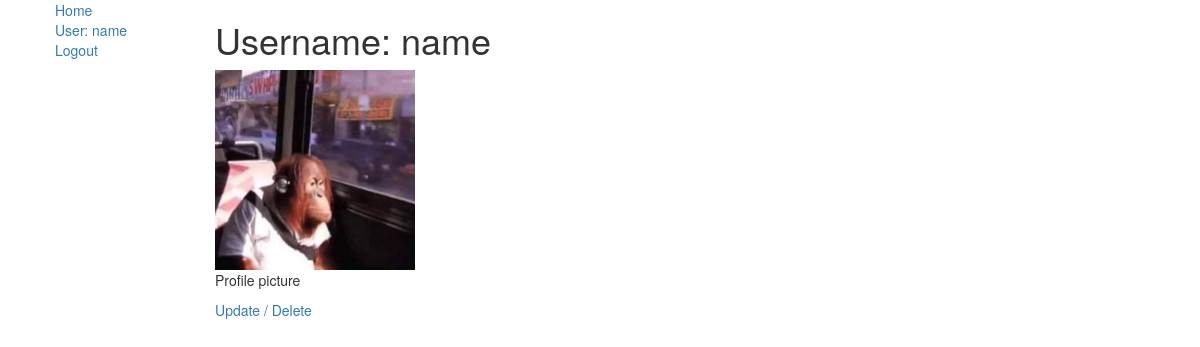
The app's page /polls/user/6/ (signed in) with its own data.
### polls/models.py (models this page shows)
class AdvUser(AbstractUser):
    avatar = models.ImageField(upload_to='polls/media/avatars', blank=False)

### polls/views.py (the view)
# urls.py: path('user/<int:pk>/', views.UserDetailView.as_view(), name='profile'),
class UserDetailView(LoginRequiredMixin, generic.DetailView):
    model = AdvUser
    template_name = 'polls/profile.html'

### polls/templates/polls/profile.html
{% extends "polls/base_generic.html" %}
{% block content %}
    <h1>Username: {{ advuser.username }}</h1>
    {%if advuser.avatar%}
    <img style="width: 200px" src="/polls{{ advuser.avatar.url }}" alt="profile picture">
    {%endif%}
    <p>Profile picture</p>
    {% if advuser == request.user %}
        <a href="./update">Update /</a>
        <a href="./delete">Delete</a>
    {% endif %}
{% endblock %}

### polls/templates/polls/base_generic.html (shortened to what this page needs)
<!DOCTYPE html>
<html lang="en">
<head>
    <link rel="stylesheet" href="https://maxcdn.bootstrapcdn.com/bootstrap/3.3.7/css/bootstrap.min.css">
</head>
<body>
<div class="container-fluid">
    <div class="row">
        <div class="col-sm-2">
            {% block sidebar %}
            <ul class="sidebar-nav">
                <li style="list-style-type: none;"><a href="{% url 'polls:index' %}">Home</a></li>
                {% if user.is_authenticated %}
                <li style="list-style-type: none;"><a href="{% url 'polls:profile' request.user.id %}">User: {{ user.get_username }}</a></li>
                <li style="list-style-type: none;"><a href="{% url 'logout'%}?next={{request.path}}">Logout</a></li>
                {% else %}
                <li style="list-style-type: none;"><a href="{% url 'login'%}?next={{request.path}}">Login</a></li>
                <li style="list-style-type: none;"><a href="{% url 'polls:signup'%}?next={{request.path}}">Sign Up</a>
                </li>
                {% endif %}
            </ul>
            {% endblock %}
        </div>
        <div class="col-sm-10 ">
            {% block content %}{% endblock %}
        </div>
    </div>
</div>
</body>
</html>

### records on screen
AdvUser: get_username "name", username "name", avatar (picture)
